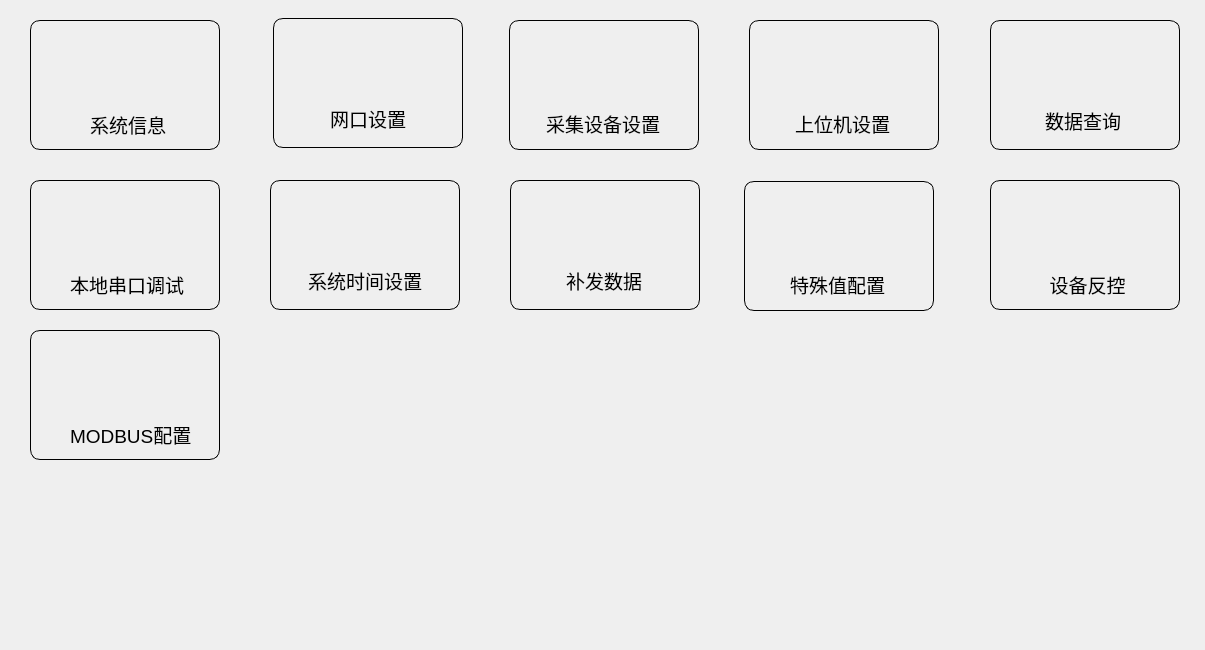
      <widget class="QWidget" name="scrollAreaWidgetContents">
       <property name="enabled">
        <bool>true</bool>
       </property>
       <property name="geometry">
        <rect>
         <x>0</x>
         <y>0</y>
         <width>1205</width>
         <height>650</height>
        </rect>
       </property>
       <property name="minimumSize">
        <size>
         <width>0</width>
         <height>650</height>
        </size>
       </property>
       <widget class="QLabel" name="label_19">
        <property name="geometry">
         <rect>
          <x>566</x>
          <y>266</y>
          <width>76</width>
          <height>29</height>
         </rect>
        </property>
        <property name="font">
         <font>
          <pointsize>14</pointsize>
         </font>
        </property>
        <property name="text">
         <string>补发数据</string>
        </property>
       </widget>
       <widget class="QLabel" name="label_27">
        <property name="geometry">
         <rect>
          <x>330</x>
          <y>104</y>
          <width>76</width>
          <height>29</height>
         </rect>
        </property>
        <property name="font">
         <font>
          <pointsize>14</pointsize>
         </font>
        </property>
        <property name="text">
         <string>网口设置</string>
        </property>
       </widget>
       <widget class="QPushButton" name="interacess">
        <property name="geometry">
         <rect>
          <x>273</x>
          <y>18</y>
          <width>190</width>
          <height>130</height>
         </rect>
        </property>
        <property name="styleSheet">
         <string notr="true">border-radius: 10px; 
border-style: outset;
border:1px  solid #000;</string>
        </property>
        <property name="text">
         <string/>
        </property>
       </widget>
       <widget class="QLabel" name="label_16">
        <property name="geometry">
         <rect>
          <x>1057</x>
          <y>40</y>
          <width>55</width>
          <height>55</height>
         </rect>
        </property>
        <property name="styleSheet">
         <string notr="true">border-image: url(:/images/realtime.png);</string>
        </property>
        <property name="text">
         <string/>
        </property>
       </widget>
       <widget class="QPushButton" name="master">
        <property name="geometry">
         <rect>
          <x>749</x>
          <y>20</y>
          <width>190</width>
          <height>130</height>
         </rect>
        </property>
        <property name="styleSheet">
         <string notr="true">border-radius: 10px; 
border-style: outset;
border:1px  solid #000;</string>
        </property>
        <property name="text">
         <string/>
        </property>
       </widget>
       <widget class="QLabel" name="label_20">
        <property name="geometry">
         <rect>
          <x>576</x>
          <y>200</y>
          <width>55</width>
          <height>55</height>
         </rect>
        </property>
        <property name="styleSheet">
         <string notr="true">border-image: url(:/images/bufa.png);</string>
        </property>
        <property name="text">
         <string/>
        </property>
       </widget>
       <widget class="QPushButton" name="Data_Query">
        <property name="geometry">
         <rect>
          <x>990</x>
          <y>20</y>
          <width>190</width>
          <height>130</height>
         </rect>
        </property>
        <property name="styleSheet">
         <string notr="true">border-radius: 10px; 
border-style: outset;
border:1px  solid #000;</string>
        </property>
        <property name="text">
         <string/>
        </property>
       </widget>
       <widget class="QLabel" name="label_7">
        <property name="geometry">
         <rect>
          <x>795</x>
          <y>109</y>
          <width>95</width>
          <height>29</height>
         </rect>
        </property>
        <property name="font">
         <font>
          <pointsize>14</pointsize>
         </font>
        </property>
        <property name="text">
         <string>上位机设置</string>
        </property>
       </widget>
       <widget class="QLabel" name="label_8">
        <property name="geometry">
         <rect>
          <x>816</x>
          <y>40</y>
          <width>55</width>
          <height>55</height>
         </rect>
        </property>
        <property name="styleSheet">
         <string notr="true">border-image: url(:/images/shangjiwei.png);</string>
        </property>
        <property name="text">
         <string/>
        </property>
       </widget>
       <widget class="QPushButton" name="timeset">
        <property name="geometry">
         <rect>
          <x>270</x>
          <y>180</y>
          <width>190</width>
          <height>130</height>
         </rect>
        </property>
        <property name="styleSheet">
         <string notr="true">border-radius: 10px; 
border-style: outset;
border:1px  solid #000;</string>
        </property>
        <property name="text">
         <string/>
        </property>
       </widget>
       <widget class="QLabel" name="label_5">
        <property name="geometry">
         <rect>
          <x>546</x>
          <y>109</y>
          <width>114</width>
          <height>29</height>
         </rect>
        </property>
        <property name="font">
         <font>
          <pointsize>14</pointsize>
         </font>
        </property>
        <property name="text">
         <string>采集设备设置</string>
        </property>
       </widget>
       <widget class="QLabel" name="label_21">
        <property name="geometry">
         <rect>
          <x>308</x>
          <y>266</y>
          <width>114</width>
          <height>29</height>
         </rect>
        </property>
        <property name="font">
         <font>
          <pointsize>14</pointsize>
         </font>
        </property>
        <property name="text">
         <string>系统时间设置</string>
        </property>
       </widget>
       <widget class="QPushButton" name="dev_Setting">
        <property name="geometry">
         <rect>
          <x>509</x>
          <y>20</y>
          <width>190</width>
          <height>130</height>
         </rect>
        </property>
        <property name="styleSheet">
         <string notr="true">border-radius: 10px; 
border-style: outset;
border:1px  solid #000;</string>
        </property>
        <property name="text">
         <string/>
        </property>
       </widget>
       <widget class="QLabel" name="label_15">
        <property name="geometry">
         <rect>
          <x>1045</x>
          <y>106</y>
          <width>76</width>
          <height>29</height>
         </rect>
        </property>
        <property name="font">
         <font>
          <pointsize>14</pointsize>
         </font>
        </property>
        <property name="text">
         <string>数据查询</string>
        </property>
       </widget>
       <widget class="QPushButton" name="bufa">
        <property name="geometry">
         <rect>
          <x>510</x>
          <y>180</y>
          <width>190</width>
          <height>130</height>
         </rect>
        </property>
        <property name="styleSheet">
         <string notr="true">border-radius: 10px; 
border-style: outset;
border:1px  solid #000;</string>
        </property>
        <property name="text">
         <string/>
        </property>
       </widget>
       <widget class="QLabel" name="label_28">
        <property name="geometry">
         <rect>
          <x>340</x>
          <y>40</y>
          <width>55</width>
          <height>55</height>
         </rect>
        </property>
        <property name="styleSheet">
         <string notr="true">border-image: url(:/images/wangkou.png);</string>
        </property>
        <property name="text">
         <string/>
        </property>
       </widget>
       <widget class="QLabel" name="label_37">
        <property name="geometry">
         <rect>
          <x>100</x>
          <y>50</y>
          <width>55</width>
          <height>55</height>
         </rect>
        </property>
        <property name="styleSheet">
         <string notr="true">border-image: url(:/images/teshuzhi.png);</string>
        </property>
        <property name="text">
         <string/>
        </property>
       </widget>
       <widget class="QLabel" name="label_22">
        <property name="geometry">
         <rect>
          <x>336</x>
          <y>200</y>
          <width>55</width>
          <height>55</height>
         </rect>
        </property>
        <property name="styleSheet">
         <string notr="true">border-image: url(:/images/setdate.png);</string>
        </property>
        <property name="text">
         <string/>
        </property>
       </widget>
       <widget class="QLabel" name="label_6">
        <property name="geometry">
         <rect>
          <x>576</x>
          <y>40</y>
          <width>55</width>
          <height>55</height>
         </rect>
        </property>
        <property name="styleSheet">
         <string notr="true">border-image: url(:/images/device.png);</string>
        </property>
        <property name="text">
         <string/>
        </property>
       </widget>
       <widget class="QLabel" name="label_40">
        <property name="geometry">
         <rect>
          <x>90</x>
          <y>110</y>
          <width>76</width>
          <height>29</height>
         </rect>
        </property>
        <property name="font">
         <font>
          <pointsize>14</pointsize>
         </font>
        </property>
        <property name="text">
         <string>系统信息</string>
        </property>
       </widget>
       <widget class="QPushButton" name="buttonVer">
        <property name="geometry">
         <rect>
          <x>30</x>
          <y>20</y>
          <width>190</width>
          <height>130</height>
         </rect>
        </property>
        <property name="styleSheet">
         <string notr="true">border-radius: 10px; 
border-style: outset;
border:1px  solid #000;</string>
        </property>
        <property name="text">
         <string/>
        </property>
       </widget>
       <widget class="QLabel" name="label_33">
        <property name="geometry">
         <rect>
          <x>100</x>
          <y>200</y>
          <width>55</width>
          <height>55</height>
         </rect>
        </property>
        <property name="styleSheet">
         <string notr="true">border-image: url(:/images/wangkou.png);</string>
        </property>
        <property name="text">
         <string/>
        </property>
       </widget>
       <widget class="QLabel" name="label_34">
        <property name="geometry">
         <rect>
          <x>70</x>
          <y>270</y>
          <width>121</width>
          <height>29</height>
         </rect>
        </property>
        <property name="font">
         <font>
          <pointsize>14</pointsize>
         </font>
        </property>
        <property name="text">
         <string>本地串口调试</string>
        </property>
       </widget>
       <widget class="QPushButton" name="Com">
        <property name="geometry">
         <rect>
          <x>30</x>
          <y>180</y>
          <width>190</width>
          <height>130</height>
         </rect>
        </property>
        <property name="styleSheet">
         <string notr="true">border-radius: 10px; 
border-style: outset;
border:1px  solid #000;</string>
        </property>
        <property name="text">
         <string/>
        </property>
       </widget>
       <widget class="QPushButton" name="pushButton_Teshuzhi">
        <property name="geometry">
         <rect>
          <x>744</x>
          <y>181</y>
          <width>190</width>
          <height>130</height>
         </rect>
        </property>
        <property name="styleSheet">
         <string notr="true">border-radius: 10px; 
border-style: outset;
border:1px  solid #000;</string>
        </property>
        <property name="text">
         <string/>
        </property>
       </widget>
       <widget class="QLabel" name="label_9">
        <property name="geometry">
         <rect>
          <x>790</x>
          <y>270</y>
          <width>95</width>
          <height>29</height>
         </rect>
        </property>
        <property name="font">
         <font>
          <pointsize>14</pointsize>
         </font>
        </property>
        <property name="text">
         <string>特殊值配置</string>
        </property>
       </widget>
       <widget class="QLabel" name="label_70">
        <property name="geometry">
         <rect>
          <x>811</x>
          <y>201</y>
          <width>55</width>
          <height>55</height>
         </rect>
        </property>
        <property name="styleSheet">
         <string notr="true">border-image: url(:/images/parameter.png);</string>
        </property>
        <property name="text">
         <string/>
        </property>
       </widget>
       <widget class="QPushButton" name="pushButton_devicecmdctrl">
        <property name="geometry">
         <rect>
          <x>990</x>
          <y>180</y>
          <width>190</width>
          <height>130</height>
         </rect>
        </property>
        <property name="styleSheet">
         <string notr="true">border-radius: 10px; 
border-style: outset;
border:1px  solid #000;</string>
        </property>
        <property name="text">
         <string/>
        </property>
       </widget>
       <widget class="QLabel" name="label_71">
        <property name="geometry">
         <rect>
          <x>1060</x>
          <y>200</y>
          <width>55</width>
          <height>55</height>
         </rect>
        </property>
        <property name="styleSheet">
         <string notr="true">border-image: url(:/images/xtsj.png);</string>
        </property>
        <property name="text">
         <string/>
        </property>
       </widget>
       <widget class="QLabel" name="label_30">
        <property name="geometry">
         <rect>
          <x>1040</x>
          <y>270</y>
          <width>95</width>
          <height>29</height>
         </rect>
        </property>
        <property name="font">
         <font>
          <pointsize>14</pointsize>
         </font>
        </property>
        <property name="text">
         <string>设备反控</string>
        </property>
        <property name="alignment">
         <set>Qt::AlignCenter</set>
        </property>
       </widget>
       <widget class="QLabel" name="label_35">
        <property name="geometry">
         <rect>
          <x>70</x>
          <y>420</y>
          <width>121</width>
          <height>29</height>
         </rect>
        </property>
        <property name="font">
         <font>
          <pointsize>14</pointsize>
         </font>
        </property>
        <property name="text">
         <string>MODBUS配置</string>
        </property>
       </widget>
       <widget class="QPushButton" name="modbus">
        <property name="geometry">
         <rect>
          <x>30</x>
          <y>330</y>
          <width>190</width>
          <height>130</height>
         </rect>
        </property>
        <property name="styleSheet">
         <string notr="true">border-radius: 10px; 
border-style: outset;
border:1px  solid #000;</string>
        </property>
        <property name="text">
         <string/>
        </property>
       </widget>
       <widget class="QLabel" name="label_36">
        <property name="geometry">
         <rect>
          <x>100</x>
          <y>350</y>
          <width>55</width>
          <height>55</height>
         </rect>
        </property>
        <property name="styleSheet">
         <string notr="true">border-image: url(:/images/wangkou.png);</string>
        </property>
        <property name="text">
         <string/>
        </property>
       </widget>
       <zorder>modbus</zorder>
       <zorder>buttonVer</zorder>
       <zorder>Com</zorder>
       <zorder>interacess</zorder>
       <zorder>bufa</zorder>
       <zorder>Data_Query</zorder>
       <zorder>master</zorder>
       <zorder>dev_Setting</zorder>
       <zorder>label_19</zorder>
       <zorder>label_27</zorder>
       <zorder>label_16</zorder>
       <zorder>label_20</zorder>
       <zorder>label_7</zorder>
       <zorder>label_8</zorder>
       <zorder>timeset</zorder>
       <zorder>label_5</zorder>
       <zorder>label_21</zorder>
       <zorder>label_15</zorder>
       <zorder>label_28</zorder>
       <zorder>label_37</zorder>
       <zorder>label_22</zorder>
       <zorder>label_6</zorder>
       <zorder>label_40</zorder>
       <zorder>label_33</zorder>
       <zorder>label_34</zorder>
       <zorder>pushButton_Teshuzhi</zorder>
       <zorder>label_9</zorder>
       <zorder>label_70</zorder>
       <zorder>pushButton_devicecmdctrl</zorder>
       <zorder>label_71</zorder>
       <zorder>label_30</zorder>
       <zorder>label_35</zorder>
       <zorder>label_36</zorder>
      </widget>
